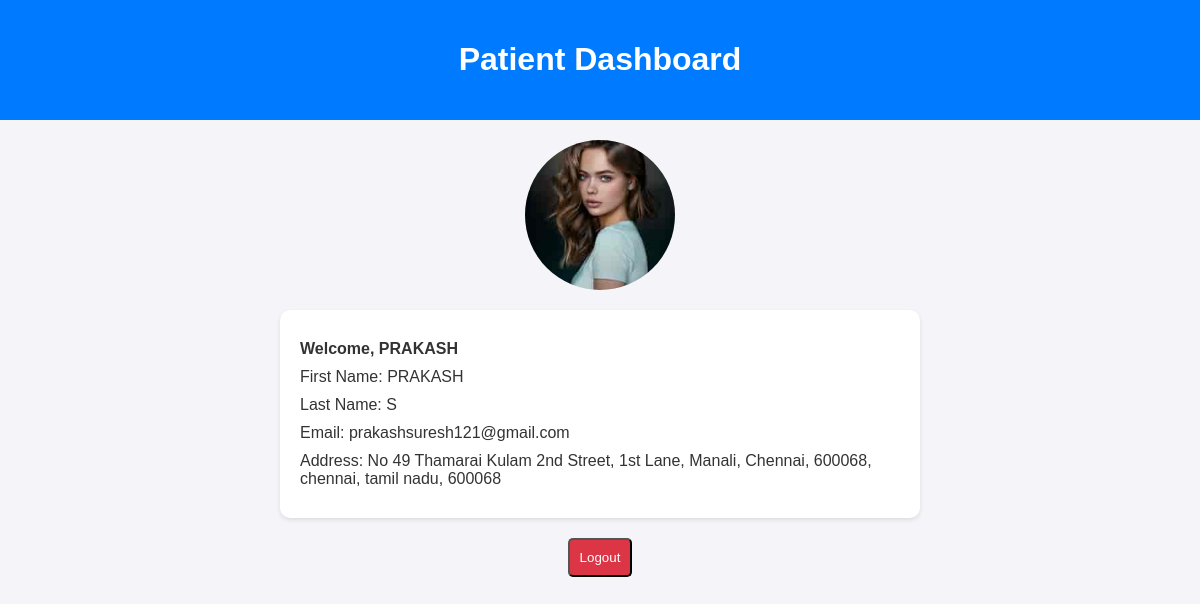
/patient/dashboard/ (signed in), run on the app's committed database.
### medical_app/models.py (models this page shows)
class CustomUser(AbstractUser):
    is_patient=models.BooleanField(default=False)
    is_doctor=models.BooleanField(default=False)

class Profile(models.Model):
    user=models.OneToOneField(CustomUser,on_delete=models.CASCADE)
    first_name=models.CharField(max_length=200)
    last_name=models.CharField(max_length=200)
    profile_picture=models.ImageField(upload_to='profile_pic/',blank=True,null=True)
    address_line1=models.CharField(max_length=200)
    city=models.CharField(max_length=50)
    state=models.CharField(max_length=50)
    pincode=models.CharField(max_length=6)

### medical_app/views.py (the view)
# urls.py: path('patient/dashboard/', patient_dashboard, name='patient_dashboard'),
@login_required
def patient_dashboard(request):
    if not request.user.is_patient:
        return redirect('login')
    return render(request, 'patient_dashboard.html')

### medical_app/templates/patient_dashboard.html (shortened to what this page needs)
{% load static %}
<!DOCTYPE html>
<html lang="en">
<head>
</head>
<body>
    <div class="header">
        <h1>Patient Dashboard</h1>
    </div>
    <div class="profile-container">
        {% if request.user.profile.profile_picture %}
            <img src="{{ request.user.profile.profile_picture.url }}" alt="Profile Picture" class="profile-picture">
        {% else %}
            <img src="{% static 'th.jfif' %}" alt="Default Profile Picture" class="profile-picture">
        {% endif %}
        <div class="profile-details">
            <p><strong>Welcome, {{ request.user.profile.first_name }}</strong></p>
            <p>First Name: {{ request.user.profile.first_name }}</p>
            <p>Last Name: {{ request.user.profile.last_name }}</p>
            <p>Email: {{ request.user.email }}</p>
            <p>Address: {{ request.user.profile.address_line1 }},
               {{ request.user.profile.city }}, {{ request.user.profile.state }},
               {{ request.user.profile.pincode }}</p>
        </div>
        <form method="post" action="{% url 'logout' %}">
            <button type="submit" class="logout">Logout</button>
        </form>
    </div>
</body>
</html>

### medical_app/templates/patient_dashboard.html (style rules this page uses)
body { font-family: Arial, sans-serif; margin: 0; padding: 0; background-color: #f4f4f9; color: #333; }
.header { text-align: center; padding: 20px; background-color: #007bff; color: white; }
.profile-container { display: flex; flex-direction: column; align-items: center; margin: 20px; }
.profile-picture { border-radius: 50%; width: 150px; height: 150px; object-fit: cover; margin-bottom: 20px; }
.profile-details { text-align: left; max-width: 600px; margin: 0 auto; padding: 20px; background-color: white; box-shadow: 0 2px 4px rgba(0,0,0,0.1); border-radius: 10px; }
.profile-details p { margin: 10px 0; }
.logout { display: block; text-align: center; margin-top: 20px; padding: 10px; background-color: #dc3545; color: white; text-decoration: none; border-radius: 5px; }

### data on the page
CustomUser: user.profile.profile_picture (picture), user.profile.first_name "PRAKASH", user.profile.last_name "S", user.email "prakashsuresh121@gmail.com", user.profile.address_line1 "No 49 Thamarai Kulam 2nd Street, 1st Lane, Manali, Chennai, 600068", user.profile.city "chennai", user.profile.state "tamil nadu", user.profile.pincode "600068"
